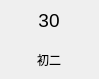
<?xml version="1.0" encoding="UTF-8"?>
<ui version="4.0">
 <class>WeekItem</class>
 <widget class="QWidget" name="WeekItem">
  <property name="geometry">
   <rect>
    <x>0</x>
    <y>0</y>
    <width>99</width>
    <height>79</height>
   </rect>
  </property>
  <property name="minimumSize">
   <size>
    <width>99</width>
    <height>79</height>
   </size>
  </property>
  <property name="maximumSize">
   <size>
    <width>99</width>
    <height>79</height>
   </size>
  </property>
  <property name="windowTitle">
   <string>Form</string>
  </property>
  <widget class="QWidget" name="verticalLayoutWidget">
   <property name="geometry">
    <rect>
     <x>0</x>
     <y>0</y>
     <width>101</width>
     <height>80</height>
    </rect>
   </property>
   <layout class="QVBoxLayout" name="verticalLayout">
    <property name="spacing">
     <number>0</number>
    </property>
    <item>
     <widget class="QLabel" name="label">
      <property name="maximumSize">
       <size>
        <width>98</width>
        <height>16777215</height>
       </size>
      </property>
      <property name="font">
       <font>
        <pointsize>14</pointsize>
       </font>
      </property>
      <property name="text">
       <string>30</string>
      </property>
      <property name="alignment">
       <set>Qt::AlignCenter</set>
      </property>
     </widget>
    </item>
    <item>
     <widget class="QLabel" name="label_2">
      <property name="maximumSize">
       <size>
        <width>98</width>
        <height>16777215</height>
       </size>
      </property>
      <property name="text">
       <string>初二</string>
      </property>
      <property name="alignment">
       <set>Qt::AlignCenter</set>
      </property>
     </widget>
    </item>
   </layout>
  </widget>
 </widget>
 <resources/>
 <connections/>
</ui>
